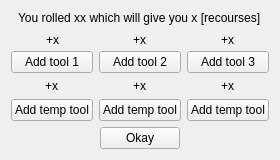
<?xml version="1.0" encoding="UTF-8"?>
<ui version="4.0">
 <class>RollResources</class>
 <widget class="QWidget" name="RollResources">
  <property name="geometry">
   <rect>
    <x>0</x>
    <y>0</y>
    <width>274</width>
    <height>160</height>
   </rect>
  </property>
  <property name="maximumSize">
   <size>
    <width>274</width>
    <height>160</height>
   </size>
  </property>
  <property name="windowTitle">
   <string>Form</string>
  </property>
  <property name="styleSheet">
   <string notr="true"/>
  </property>
  <layout class="QVBoxLayout" name="verticalLayout_2">
   <item alignment="Qt::AlignHCenter">
    <widget class="QLabel" name="message">
     <property name="text">
      <string>You rolled xx which will give you x [recourses]</string>
     </property>
    </widget>
   </item>
   <item>
    <layout class="QVBoxLayout" name="verticalLayout" stretch="1,3">
     <property name="spacing">
      <number>4</number>
     </property>
     <property name="topMargin">
      <number>1</number>
     </property>
     <item>
      <layout class="QHBoxLayout" name="horizontalLayout_2">
       <item alignment="Qt::AlignHCenter">
        <widget class="QLabel" name="Tool1Label">
         <property name="text">
          <string>+x</string>
         </property>
        </widget>
       </item>
       <item alignment="Qt::AlignHCenter">
        <widget class="QLabel" name="Tool2Label">
         <property name="text">
          <string>+x</string>
         </property>
        </widget>
       </item>
       <item alignment="Qt::AlignHCenter">
        <widget class="QLabel" name="Tool3Label">
         <property name="text">
          <string>+x</string>
         </property>
        </widget>
       </item>
      </layout>
     </item>
     <item>
      <layout class="QHBoxLayout" name="horizontalLayout">
       <property name="spacing">
        <number>6</number>
       </property>
       <property name="sizeConstraint">
        <enum>QLayout::SetDefaultConstraint</enum>
       </property>
       <item>
        <widget class="QPushButton" name="Tool1Button">
         <property name="text">
          <string>Add tool 1</string>
         </property>
        </widget>
       </item>
       <item>
        <widget class="QPushButton" name="Tool2Button">
         <property name="text">
          <string>Add tool 2</string>
         </property>
        </widget>
       </item>
       <item>
        <widget class="QPushButton" name="Tool3Button">
         <property name="text">
          <string>Add tool 3</string>
         </property>
        </widget>
       </item>
      </layout>
     </item>
    </layout>
   </item>
   <item>
    <layout class="QVBoxLayout" name="verticalLayout_3" stretch="1,3">
     <item>
      <layout class="QHBoxLayout" name="horizontalLayout_3">
       <item alignment="Qt::AlignHCenter|Qt::AlignVCenter">
        <widget class="QLabel" name="tempTool1Label">
         <property name="text">
          <string>+x</string>
         </property>
        </widget>
       </item>
       <item alignment="Qt::AlignHCenter">
        <widget class="QLabel" name="tempTool2Label">
         <property name="text">
          <string>+x</string>
         </property>
        </widget>
       </item>
       <item alignment="Qt::AlignHCenter">
        <widget class="QLabel" name="tempTool3Label">
         <property name="text">
          <string>+x</string>
         </property>
        </widget>
       </item>
      </layout>
     </item>
     <item>
      <layout class="QHBoxLayout" name="horizontalLayout_4">
       <item>
        <widget class="QPushButton" name="tempTool3Button">
         <property name="text">
          <string>Add temp tool</string>
         </property>
        </widget>
       </item>
       <item>
        <widget class="QPushButton" name="tempTool2Button">
         <property name="text">
          <string>Add temp tool</string>
         </property>
        </widget>
       </item>
       <item>
        <widget class="QPushButton" name="tempTool1Button">
         <property name="text">
          <string>Add temp tool</string>
         </property>
        </widget>
       </item>
      </layout>
     </item>
    </layout>
   </item>
   <item alignment="Qt::AlignHCenter">
    <widget class="QPushButton" name="pushButton">
     <property name="text">
      <string>Okay</string>
     </property>
    </widget>
   </item>
  </layout>
 </widget>
 <resources/>
 <connections/>
</ui>
